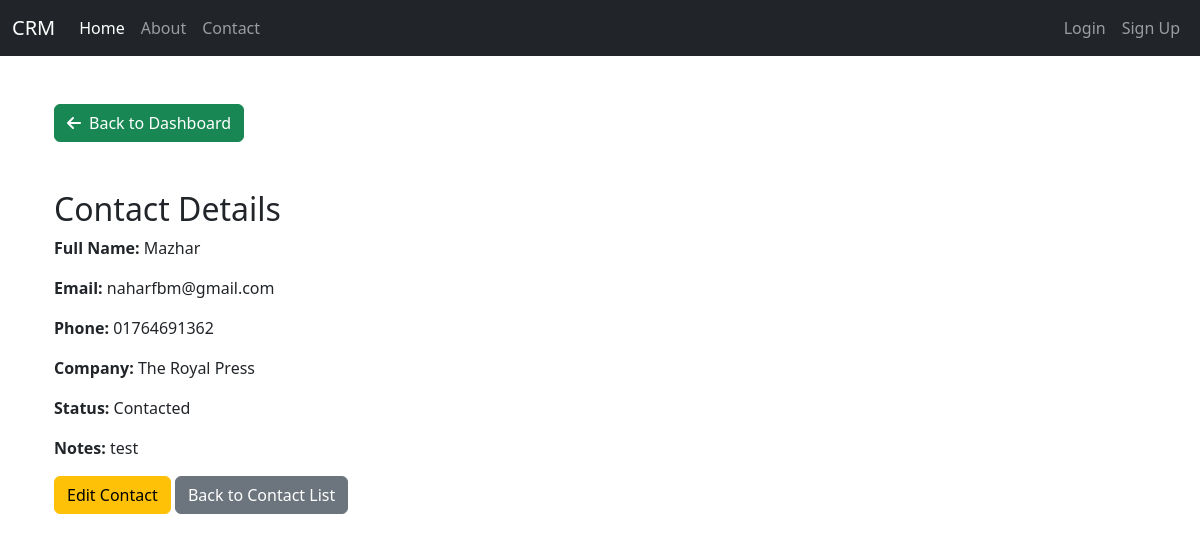
The page /contacts/view/2/ (signed in) on the database its author committed.
### core/models.py (models this page shows, shortened)
class Contact(models.Model):
    STATUS_CHOICES =[
        ('New Lead', 'New Lead'),
        ('Contacted', 'Contacted'),
        ('Qualified', 'Qualified'),
        ('Converted', 'Converted'),
        ('Lost', 'Lost'),
    ]
    user = models.ForeignKey(User, on_delete = models.CASCADE, related_name= 'contacts')
    full_name = models.CharField(max_length=255)
    email = models.EmailField()
    phone = models.CharField(max_length=11)
    company = models.CharField(max_length=255)
    status = models.CharField(max_length=20, choices=STATUS_CHOICES, default='New Lead')
    notes = models.TextField(blank=True, null=True)
    created_at = models.DateTimeField(auto_now_add=True)
    updated_at = models.DateTimeField(auto_now=True)

### core/views.py (the view)
# urls.py: path('contacts/view/<int:pk>/', views.view_contact, name='view_contact'),
@login_required
def view_contact(request, pk):
    contact = Contact.objects.get(pk=pk)
    return render(request, 'core/view_contact.html', {'contact':contact})

### core/templates/core/view_contact.html (shortened to what this page needs)
{% extends "core/base.html" %}
{% load static %}
{% block content %}
    <div class="container mt-5">
        <a class="btn btn-success mb-5" href="{% url "dashboard" %}"><i class="fa-solid fa-arrow-left me-2"></i>Back to Dashboard</a>
        <h2>Contact Details</h2>
        <div class="mb-3">
            <strong>Full Name:</strong> {{ contact.full_name }}
        </div>
        <div class="mb-3">
            <strong>Email:</strong> {{ contact.email }}
        </div>
        <div class="mb-3">
            <strong>Phone:</strong> {{ contact.phone }}
        </div>
        <div class="mb-3">
            <strong>Company:</strong> {{ contact.company }}
        </div>
        <div class="mb-3">
            <strong>Status:</strong> {{ contact.get_status_display }}
        </div>
        <div class="mb-3">
            <strong>Notes:</strong> {{ contact.notes }}
        </div>
        <a href="{% url 'edit_contact' contact.id %}" class="btn btn-warning">Edit Contact</a>
        <a href="{% url 'contact_list' %}" class="btn btn-secondary">Back to Contact List</a>
    </div>
{% endblock content %}

### rows shown on the page
Contact: full_name "Mazhar", email "naharfbm@gmail.com", phone "01764691362", company "The Royal Press", status "Contacted", notes "test"
